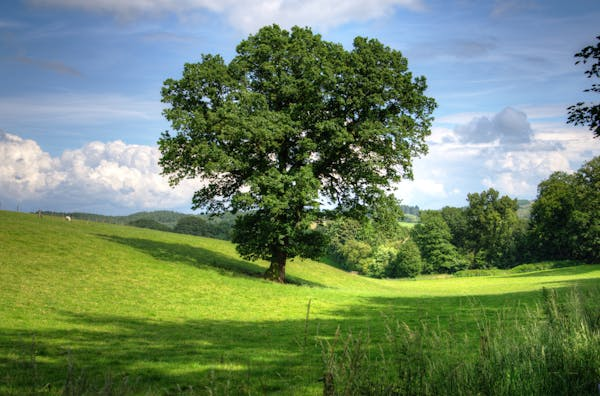
#> input picture ai.py/1.jpeg, 600 x 396 px
$ python ai.py
#> lines starting #> are read from the running program, lines starting #| are printed output that depends on the picture
#> the answer given: 1.jpeg
import tkinter as tk
from tkinter import filedialog
from PIL import Image
import numpy as np
import matplotlib.pyplot as plt

def create_seamless_pattern(image_path, tile_size=(500, 500)):
#> called with image_path = '1.jpeg', tile_size = (500, 500)
    img = Image.open(image_path)
#> img is the input picture: PIL image 600x396 RGB; mean R, G, B 111.4, 133.8, 102.6
    img = img.convert("RGBA")
#> img: PIL image 600x396 RGBA

    img_array = np.array(img)
    h, w, _ = img_array.shape
#> h = 396; w = 600

    pattern_canvas = Image.new("RGBA", tile_size)
#> pattern_canvas: PIL image 500x500 RGBA; every value is 0
    for i in range(0, tile_size[0], w):
        for j in range(0, tile_size[1], h):
            pattern_canvas.paste(img, (i, j), img)
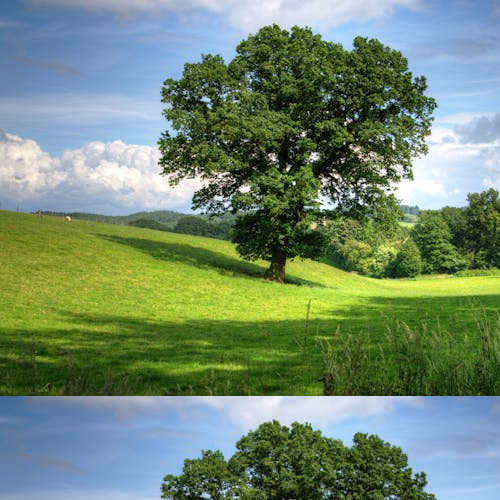
#> pattern_canvas: PIL image 500x500 RGBA; mean R, G, B, A 114.6, 137.8, 114, 255

    return pattern_canvas

def choose_file():
    root = tk.Tk()
    root.withdraw()  # Hide main window
    file_path = filedialog.askopenfilename(filetypes=[("Image Files", "*.png;*.jpg;*.jpeg")])
    return file_path

def main():
    image_path = choose_file()  # User will select file from dialog
    if not image_path:
        print("❌ No file selected!")
        return

    seamless_pattern = create_seamless_pattern(image_path)

    plt.figure(figsize=(5,5))
    plt.imshow(seamless_pattern)
    plt.axis("off")
    plt.show()

    seamless_pattern.save("seamless_output.png")
    print("✅ Pattern saved as seamless_output.png!")

if __name__ == "__main__":
    main()

$ run again, on ai.py/genrated_pattern.jpeg
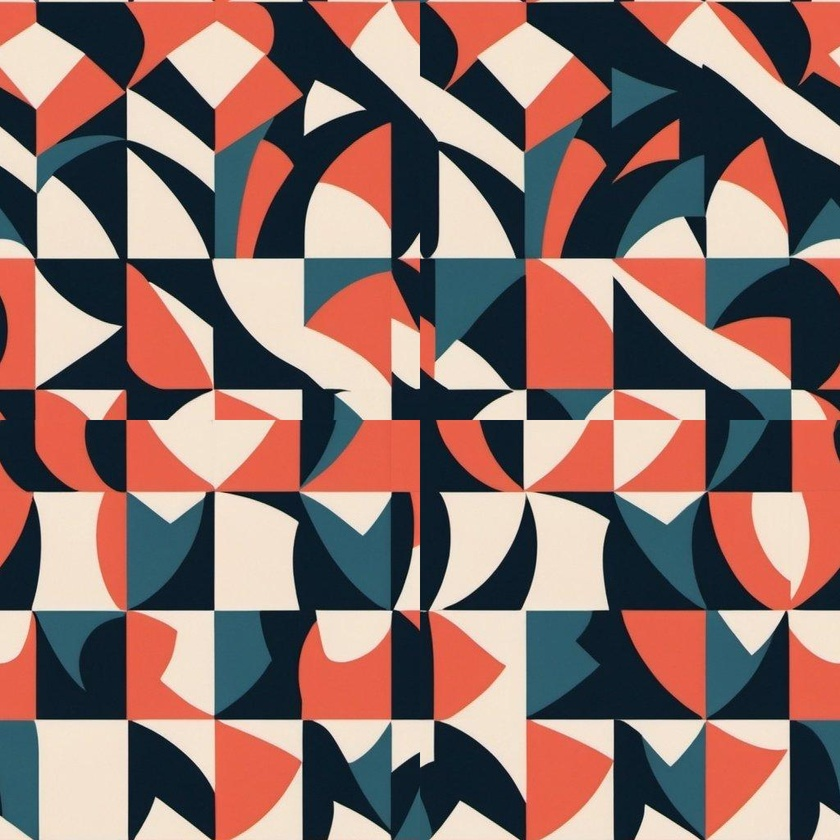
#> input picture ai.py/genrated_pattern.jpeg, 840 x 840 px, shrunk from 1024 x 1024 before the run
#> in create_seamless_pattern, img is the input picture: PIL image 840x840 RGB; mean R, G, B 140.1, 112.5, 107.3
#> img: PIL image 840x840 RGBA
#> after the loop in create_seamless_pattern, `for i in range(0, tile_size[0], w):`:
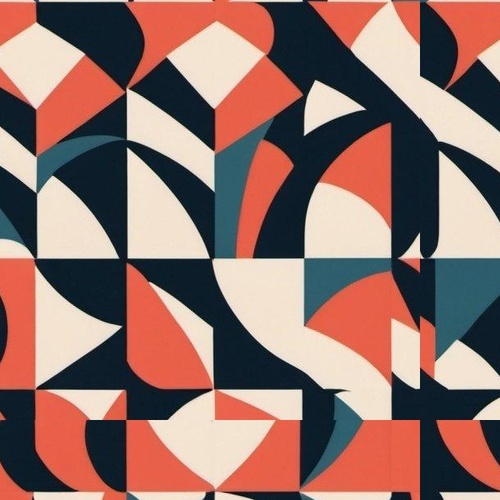
#> pattern_canvas: PIL image 500x500 RGBA; mean R, G, B, A 146.3, 113, 106.4, 255

$ run again, on ai.py/pa.jpeg
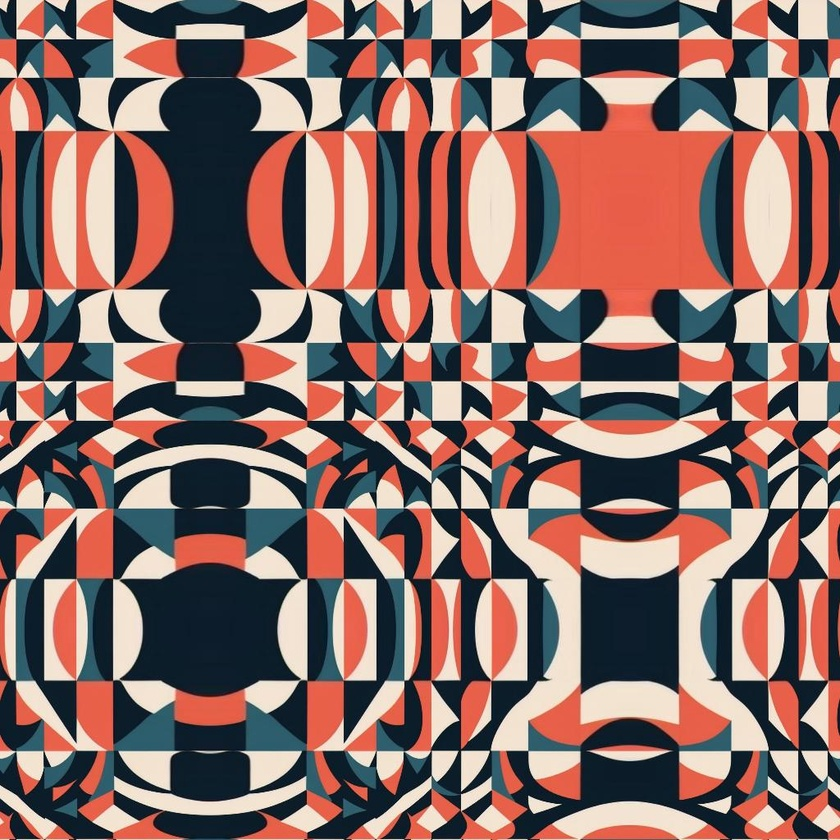
#> input picture ai.py/pa.jpeg, 840 x 840 px, shrunk from 1024 x 1024 before the run
#> in create_seamless_pattern, img is the input picture: PIL image 840x840 RGB; mean R, G, B 135.7, 107.6, 102.9
#> img: PIL image 840x840 RGBA
#> after the loop in create_seamless_pattern, `for i in range(0, tile_size[0], w):`:
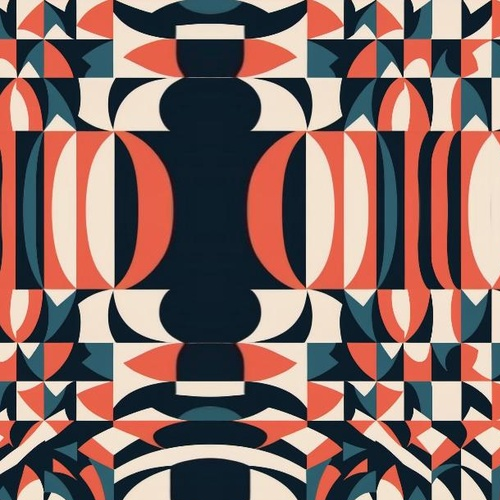
#> pattern_canvas: PIL image 500x500 RGBA; mean R, G, B, A 133.2, 106.6, 102.1, 255

$ run again, on ai.py/pattern1.jpeg
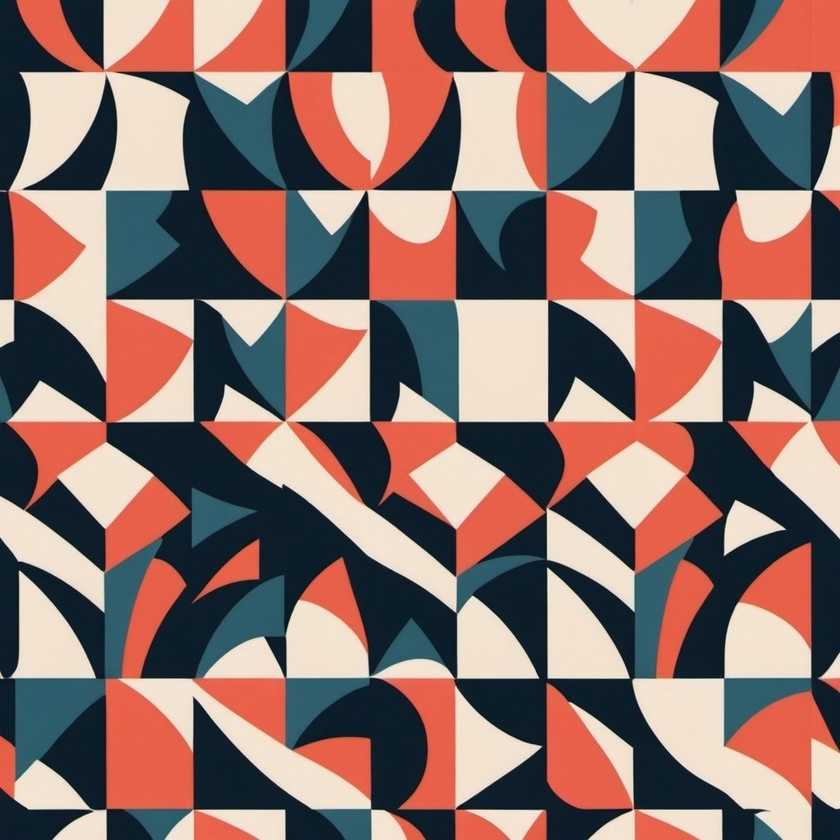
#> input picture ai.py/pattern1.jpeg, 840 x 840 px, shrunk from 1024 x 1024 before the run
#> in create_seamless_pattern, img is the input picture: PIL image 840x840 RGB; mean R, G, B 140.1, 112.5, 107.4
#> img: PIL image 840x840 RGBA
#> after the loop in create_seamless_pattern, `for i in range(0, tile_size[0], w):`:
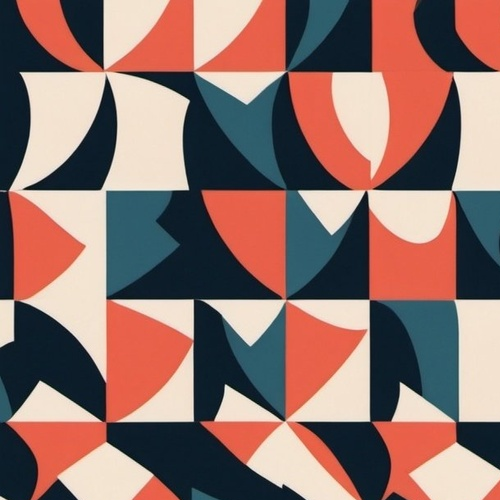
#> pattern_canvas: PIL image 500x500 RGBA; mean R, G, B, A 144, 113.6, 107.9, 255
